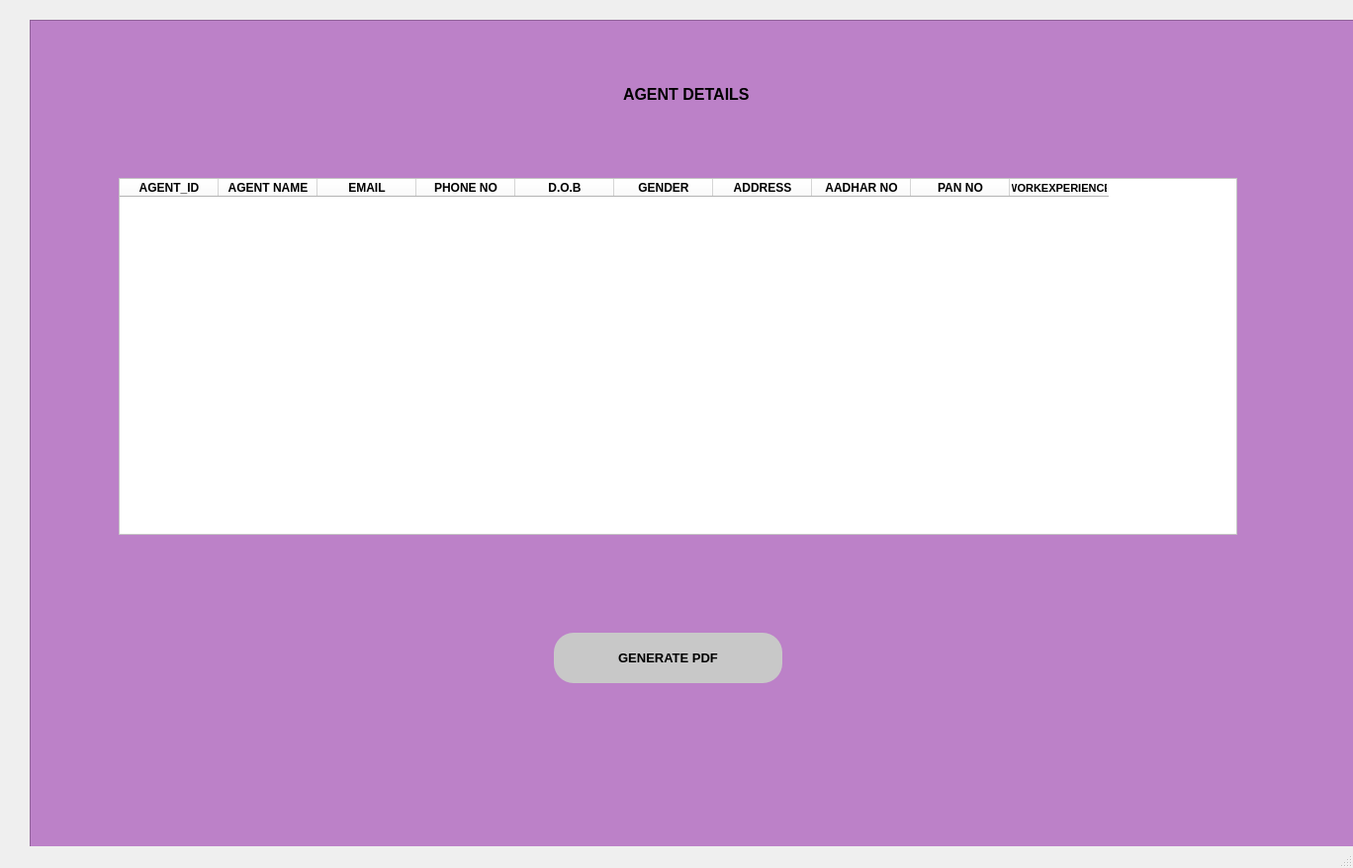
<?xml version="1.0" encoding="UTF-8"?>
<ui version="4.0">
 <class>Agentdet</class>
 <widget class="QMainWindow" name="Agentdet">
  <property name="geometry">
   <rect>
    <x>0</x>
    <y>0</y>
    <width>1368</width>
    <height>878</height>
   </rect>
  </property>
  <property name="minimumSize">
   <size>
    <width>1368</width>
    <height>878</height>
   </size>
  </property>
  <property name="maximumSize">
   <size>
    <width>1368</width>
    <height>878</height>
   </size>
  </property>
  <property name="font">
   <font>
    <weight>75</weight>
    <bold>true</bold>
   </font>
  </property>
  <property name="windowTitle">
   <string>AGENT DETAILS</string>
  </property>
  <widget class="QWidget" name="centralwidget">
   <widget class="QFrame" name="F1">
    <property name="geometry">
     <rect>
      <x>30</x>
      <y>20</y>
      <width>1368</width>
      <height>878</height>
     </rect>
    </property>
    <property name="minimumSize">
     <size>
      <width>1368</width>
      <height>878</height>
     </size>
    </property>
    <property name="maximumSize">
     <size>
      <width>1368</width>
      <height>878</height>
     </size>
    </property>
    <property name="cursor">
     <cursorShape>PointingHandCursor</cursorShape>
    </property>
    <property name="styleSheet">
     <string notr="true">background-color: rgb(188, 129, 200);</string>
    </property>
    <property name="frameShape">
     <enum>QFrame::StyledPanel</enum>
    </property>
    <property name="frameShadow">
     <enum>QFrame::Raised</enum>
    </property>
    <widget class="QTableWidget" name="agentdetailstable">
     <property name="geometry">
      <rect>
       <x>90</x>
       <y>160</y>
       <width>1131</width>
       <height>361</height>
      </rect>
     </property>
     <property name="cursor" stdset="0">
      <cursorShape>ForbiddenCursor</cursorShape>
     </property>
     <property name="styleSheet">
      <string notr="true">background-color: rgb(255, 255, 255);</string>
     </property>
     <column>
      <property name="text">
       <string>AGENT_ID</string>
      </property>
      <property name="font">
       <font>
        <weight>75</weight>
        <bold>true</bold>
       </font>
      </property>
     </column>
     <column>
      <property name="text">
       <string>AGENT NAME</string>
      </property>
      <property name="font">
       <font>
        <weight>75</weight>
        <bold>true</bold>
        <kerning>true</kerning>
       </font>
      </property>
     </column>
     <column>
      <property name="text">
       <string>EMAIL</string>
      </property>
      <property name="font">
       <font>
        <weight>75</weight>
        <bold>true</bold>
       </font>
      </property>
     </column>
     <column>
      <property name="text">
       <string>PHONE NO</string>
      </property>
      <property name="font">
       <font>
        <weight>75</weight>
        <bold>true</bold>
       </font>
      </property>
     </column>
     <column>
      <property name="text">
       <string>D.O.B</string>
      </property>
      <property name="font">
       <font>
        <weight>75</weight>
        <bold>true</bold>
       </font>
      </property>
     </column>
     <column>
      <property name="text">
       <string>GENDER</string>
      </property>
      <property name="font">
       <font>
        <weight>75</weight>
        <bold>true</bold>
       </font>
      </property>
     </column>
     <column>
      <property name="text">
       <string>ADDRESS</string>
      </property>
      <property name="font">
       <font>
        <weight>75</weight>
        <bold>true</bold>
       </font>
      </property>
     </column>
     <column>
      <property name="text">
       <string>AADHAR NO</string>
      </property>
      <property name="font">
       <font>
        <weight>75</weight>
        <bold>true</bold>
       </font>
      </property>
     </column>
     <column>
      <property name="text">
       <string>PAN NO</string>
      </property>
      <property name="font">
       <font>
        <weight>75</weight>
        <bold>true</bold>
       </font>
      </property>
     </column>
     <column>
      <property name="text">
       <string>WORKEXPERIENCE</string>
      </property>
      <property name="font">
       <font>
        <pointsize>8</pointsize>
        <weight>75</weight>
        <bold>true</bold>
       </font>
      </property>
     </column>
    </widget>
    <widget class="QLabel" name="label">
     <property name="geometry">
      <rect>
       <x>600</x>
       <y>50</y>
       <width>211</width>
       <height>51</height>
      </rect>
     </property>
     <property name="font">
      <font>
       <pointsize>12</pointsize>
       <weight>75</weight>
       <bold>true</bold>
      </font>
     </property>
     <property name="text">
      <string>AGENT DETAILS</string>
     </property>
    </widget>
    <widget class="QPushButton" name="pdfbut">
     <property name="geometry">
      <rect>
       <x>530</x>
       <y>620</y>
       <width>231</width>
       <height>51</height>
      </rect>
     </property>
     <property name="font">
      <font>
       <pointsize>10</pointsize>
       <weight>75</weight>
       <bold>true</bold>
      </font>
     </property>
     <property name="cursor">
      <cursorShape>PointingHandCursor</cursorShape>
     </property>
     <property name="styleSheet">
      <string notr="true">background-color: rgb(87, 188, 255);
background-color: rgb(200, 200, 200);
border-radius:20px;</string>
     </property>
     <property name="text">
      <string>GENERATE PDF</string>
     </property>
    </widget>
   </widget>
  </widget>
  <widget class="QMenuBar" name="menubar">
   <property name="geometry">
    <rect>
     <x>0</x>
     <y>0</y>
     <width>1368</width>
     <height>27</height>
    </rect>
   </property>
  </widget>
  <widget class="QStatusBar" name="statusbar"/>
 </widget>
 <resources/>
 <connections/>
</ui>
